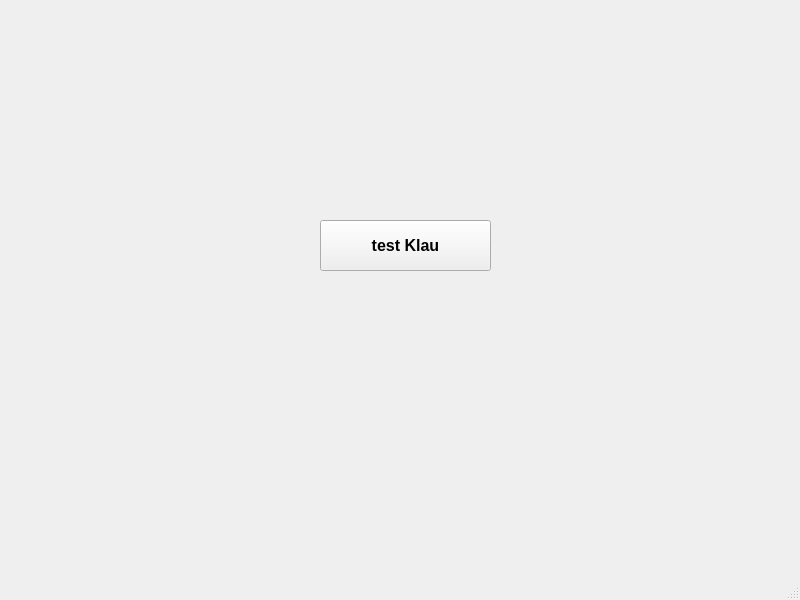
<?xml version="1.0" encoding="UTF-8"?>
<ui version="4.0">
 <class>MainWindow</class>
 <widget class="QMainWindow" name="MainWindow">
  <property name="geometry">
   <rect>
    <x>0</x>
    <y>0</y>
    <width>800</width>
    <height>600</height>
   </rect>
  </property>
  <property name="windowTitle">
   <string>MainWindow</string>
  </property>
  <widget class="QWidget" name="centralwidget">
   <widget class="QPushButton" name="pushButton">
    <property name="geometry">
     <rect>
      <x>320</x>
      <y>220</y>
      <width>171</width>
      <height>51</height>
     </rect>
    </property>
    <property name="font">
     <font>
      <pointsize>12</pointsize>
      <weight>75</weight>
      <bold>true</bold>
     </font>
    </property>
    <property name="text">
     <string>test Klau</string>
    </property>
   </widget>
  </widget>
  <widget class="QMenuBar" name="menubar">
   <property name="geometry">
    <rect>
     <x>0</x>
     <y>0</y>
     <width>800</width>
     <height>21</height>
    </rect>
   </property>
  </widget>
  <widget class="QStatusBar" name="statusbar"/>
 </widget>
 <resources/>
 <connections/>
</ui>
